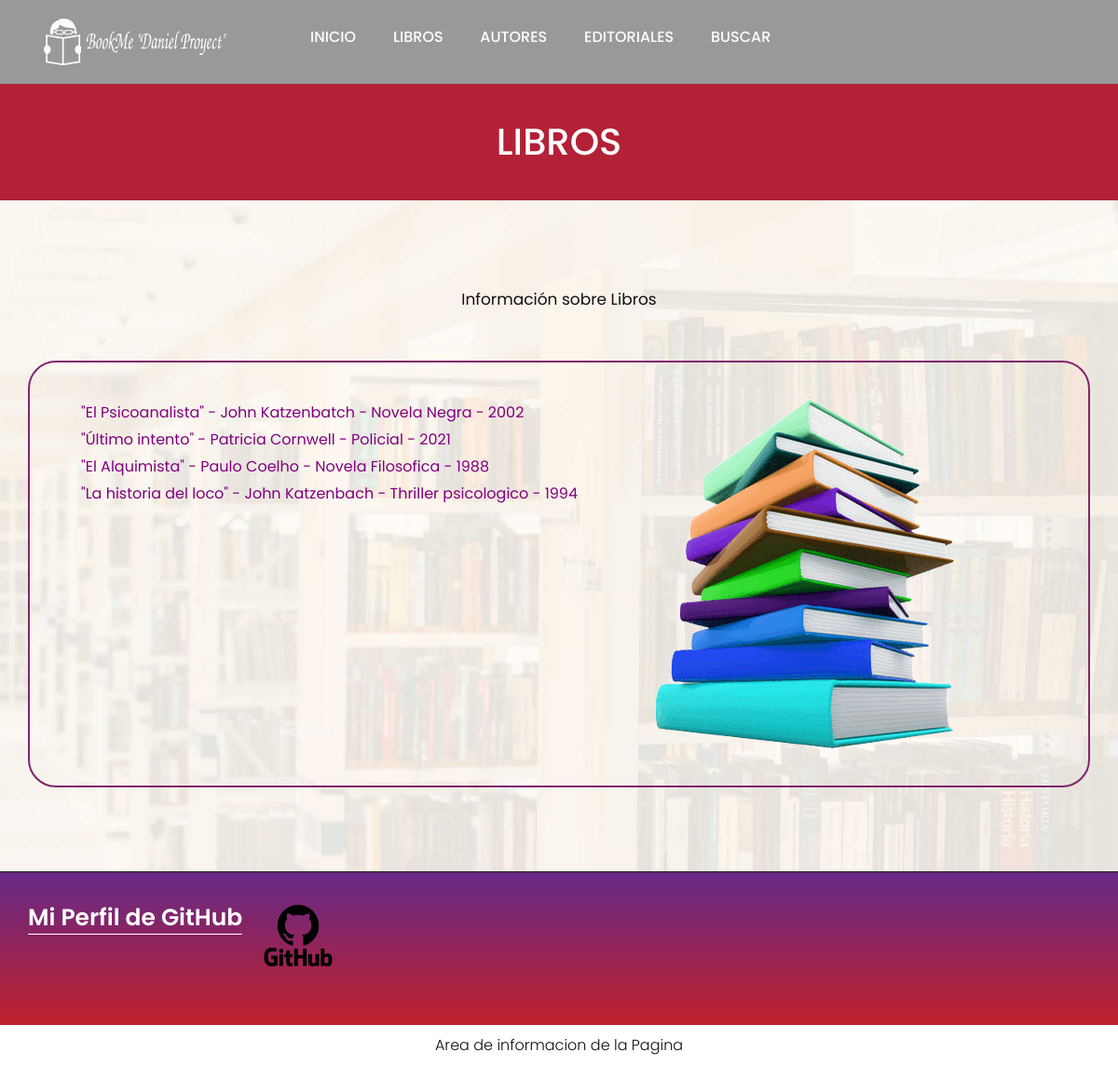
The page /AppBook/libros/ on the database as committed earlier.
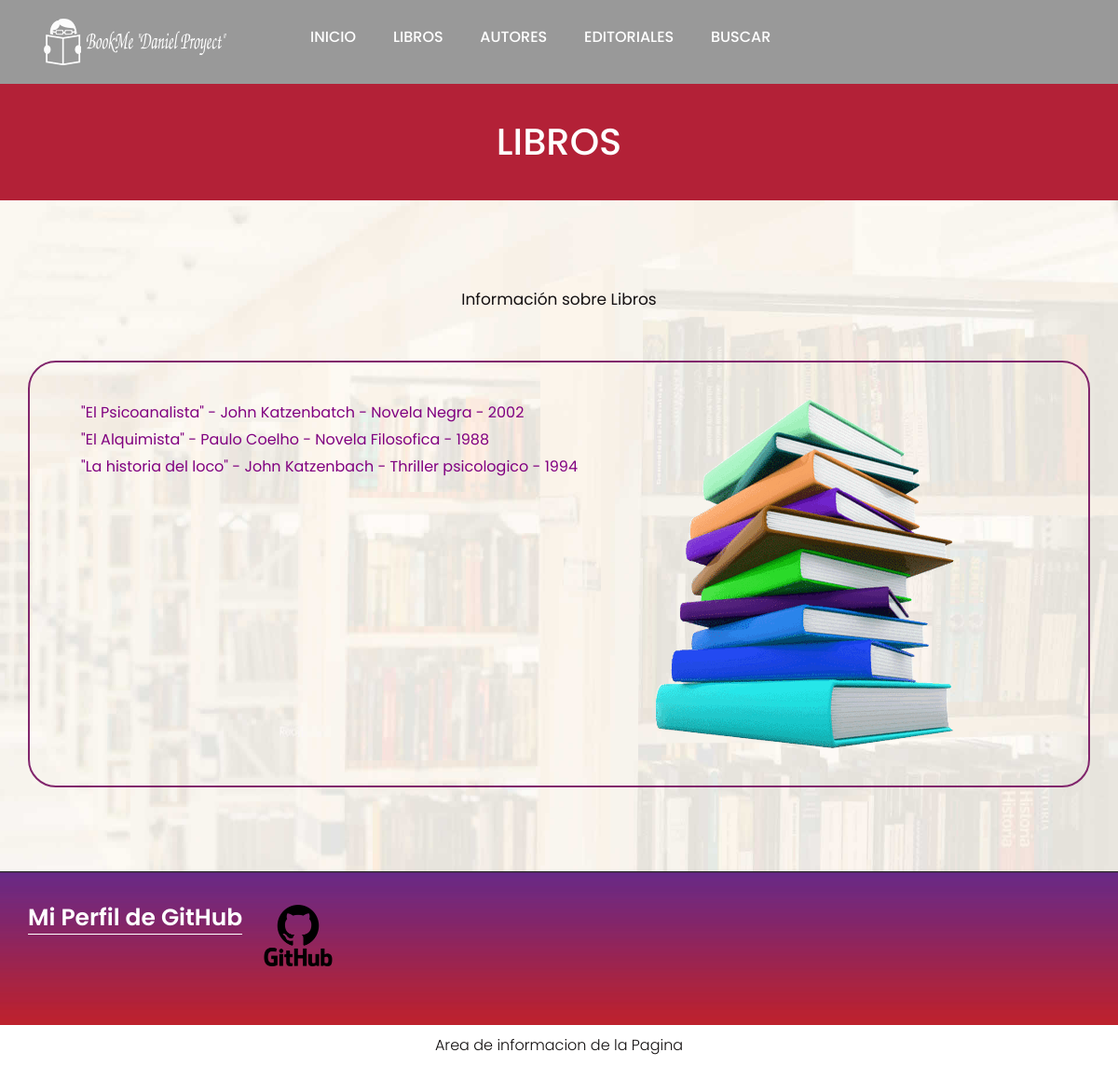
The same page on the database as committed later.
### AppBook/models.py (models this page shows, shortened)
class Libro(models.Model):
    titulo = models.CharField(max_length=40)
    autor = models.CharField(max_length=60)
    genero= models.CharField(max_length=25)
    año_de_publicacion = models.IntegerField()
    reseña= models.TextField(default="Sin reseñas")

### AppBook/views.py (the view)
# urls.py: path('libros/', libros, name = "Libros"),
def libros(req):
	lista_libros = Libro.objects.all()
	return render(req, "libros.html", {"lista_libros":lista_libros})

### AppBook/templates/libros.html (shortened to what this page needs)
{% extends 'principal.html' %}
{% load static %}
{% block ContenidoQueCambia %}
<div class="about-bg">
   <div class="container">
      <div class="row">
         <div class="col-xl-12 col-lg-12 col-md-12 col-sm-12">
            <div class="abouttitle">
               <h2>Libros</h2>
            </div>
         </div>
      </div>
   </div>
</div>
<div class="about">
   <div class="container">
      <div class="row">
         <div class="col-md-10 offset-md-1">
            <div class="aboutheading">
               <span>Información sobre Libros</span>
            </div>
         </div>
      </div>
      <div class="row border">
         <div class="col-xl-7 col-lg-7 col-md-12 col-sm-12">
            <div class="about-box">
               {% block formulario %}
               <ul>
                  {% for libro in lista_libros %}
                     <li style="font-size: 16px; color: purple;">"{{libro.titulo}}" - {{libro.autor}} - {{libro.genero}} - {{libro.año_de_publicacion}}</li>
                  {%endfor%}
               </ul>
               {% endblock formulario %}
            </div>
         </div>
         <div class="col-xl-5 col-lg-5 col-md-12 col-sm-12">
            <div class="about-box">
               <figure><img src="{% static 'images/about.png' %}" alt="img" /></figure>
            </div>
         </div>
      </div>
   </div>
</div>
{% endblock ContenidoQueCambia %}

Rows that differ between the two databases and show on the page:
removed Libro: titulo "Último intento", autor "Patricia Cornwell", genero "Policial", año_de_publicacion "2021"
